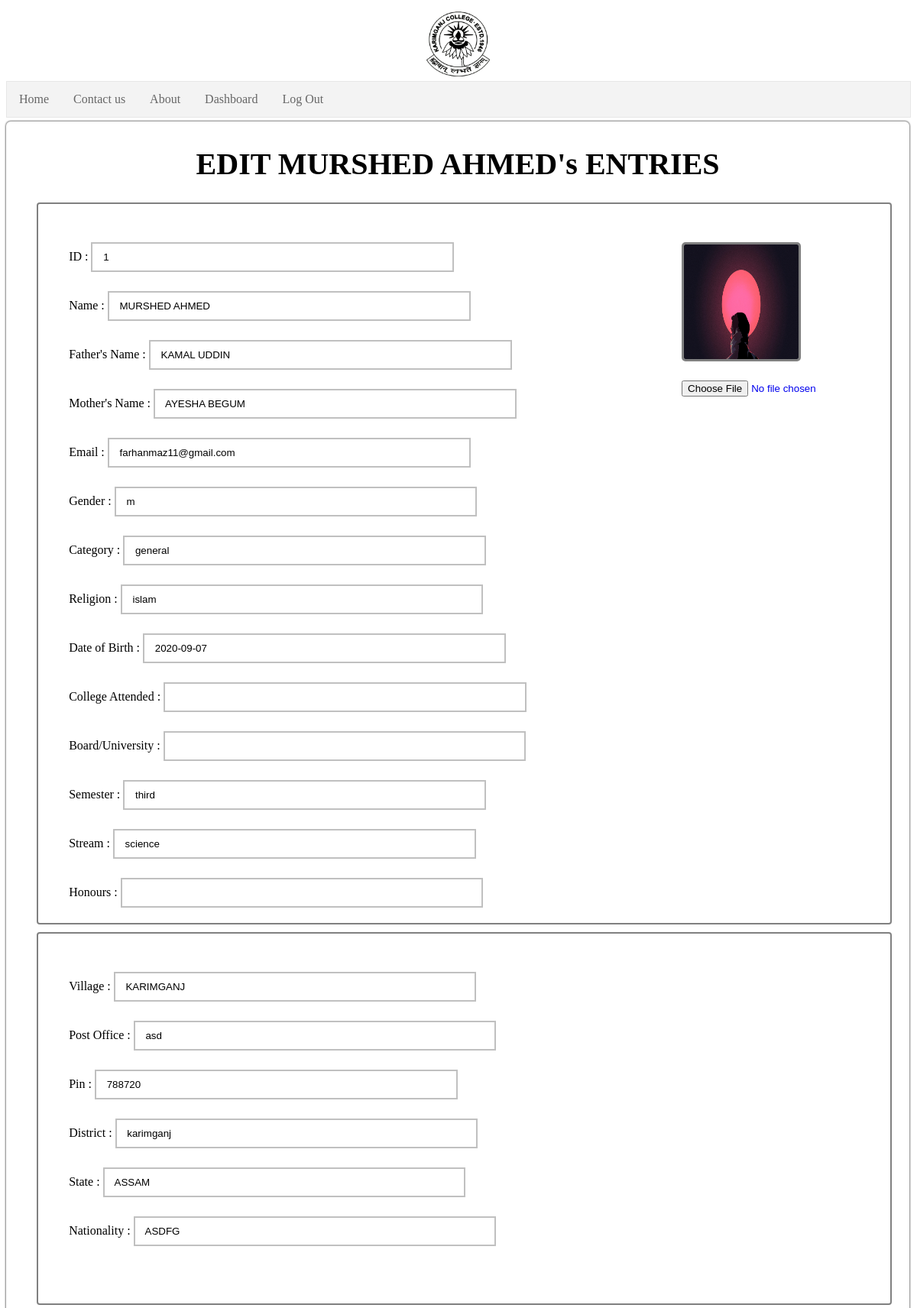
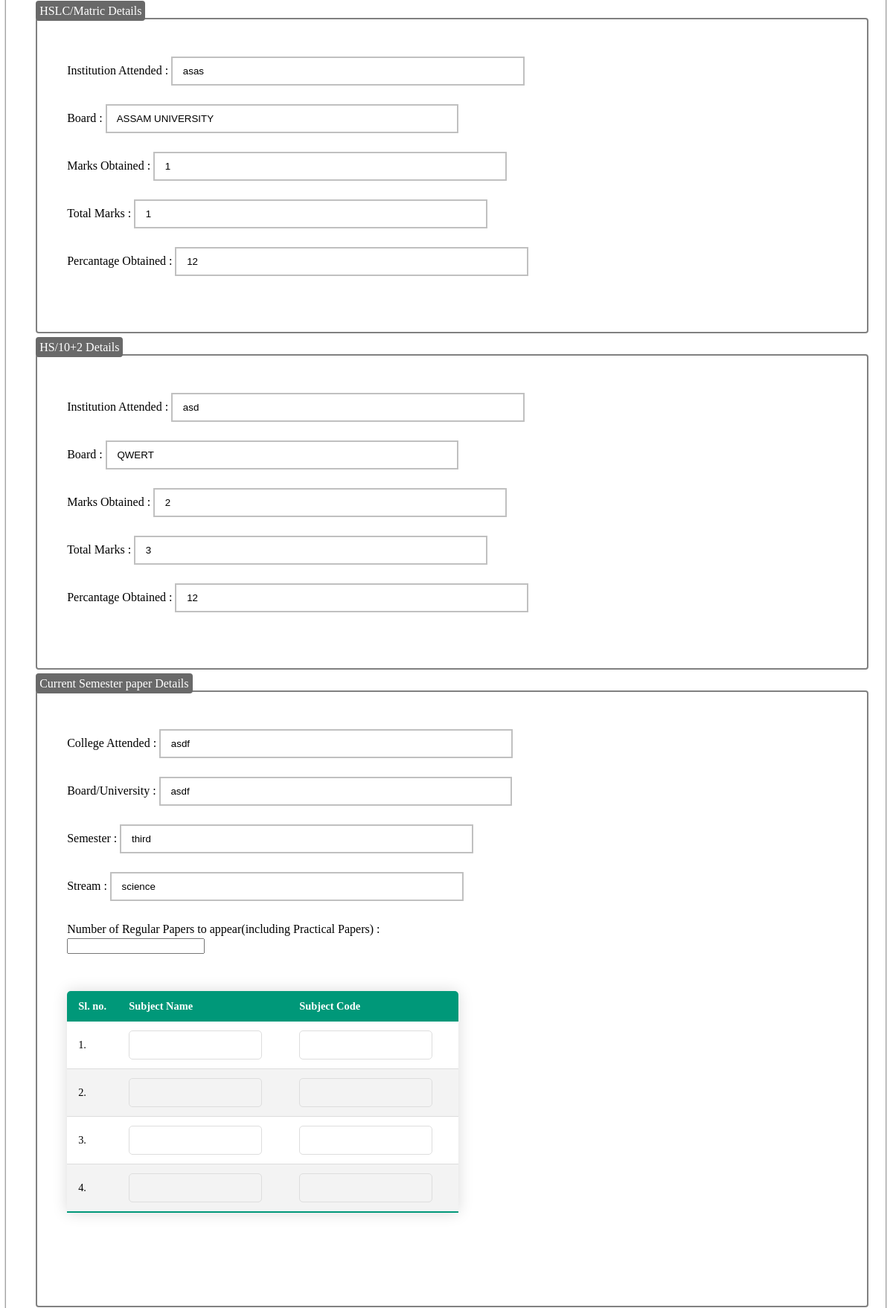
The page /edit.php?id=1 (upper part) on the database its author committed (2 pictures, top to bottom).
### tables this page shows
CREATE TABLE `regi1` (
  `name` text NOT NULL,
  `father` text NOT NULL,
  `mother` text NOT NULL,
  `gender` char(1) NOT NULL,
  `category` text NOT NULL,
  `religion` text NOT NULL,
  `birthdate` date NOT NULL,
  `college` text NOT NULL,
  `university` text NOT NULL,
  `semester` text NOT NULL,
  `stream` text NOT NULL,
  `honours` text,
  `arrear` int(11) NOT NULL,
  `id` int(11) NOT NULL
);

CREATE TABLE `pic` (
  `photo` varchar(350) NOT NULL,
  `sign` varchar(350) NOT NULL,
  `id` int(11) NOT NULL
);

CREATE TABLE `register` (
  `id` int(11) NOT NULL,
  `name` text NOT NULL,
  `email` varchar(40) NOT NULL,
  `password` varchar(20) NOT NULL
);

CREATE TABLE `regi2` (
  `village` text NOT NULL,
  `postOffice` text NOT NULL,
  `pin` int(11) NOT NULL,
  `district` text NOT NULL,
  `state` text NOT NULL,
  `nationality` text NOT NULL,
  `village2` text NOT NULL,
  `postOffice2` text NOT NULL,
  `pin2` int(11) NOT NULL,
  `district2` text NOT NULL,
  `state2` text NOT NULL,
  `nationality2` text NOT NULL,
  `id` int(11) NOT NULL
);

CREATE TABLE `regi3` (
  `institution` text NOT NULL,
  `board` text NOT NULL,
  `mark` int(11) NOT NULL,
  `total` int(11) NOT NULL,
  `percentage` int(11) NOT NULL,
  `marksheet` varchar(350) NOT NULL,
  `HSinstitution` text NOT NULL,
  `HSboard` text NOT NULL,
  `HSmark` int(11) NOT NULL,
  `HStotal` int(11) NOT NULL,
  `HSpercentage` int(11) NOT NULL,
  `HSmarksheet` varchar(350) NOT NULL,
  `id` int(11) NOT NULL
);

CREATE TABLE `application2` (
  `college` text NOT NULL,
  `university` text NOT NULL,
  `semester` text NOT NULL,
  `subject1` text NOT NULL,
  `subcode1` text NOT NULL,
  `subject2` text NOT NULL,
  `subcode2` text NOT NULL,
  `subject3` text NOT NULL,
  `subcode3` text NOT NULL,
  `subject4` text NOT NULL,
  `subcode4` text NOT NULL,
  `subject5` text NOT NULL,
  `subcode5` text NOT NULL,
  `subject6` text NOT NULL,
  `subcode6` text NOT NULL,
  `subject7` text,
  `subcode7` text,
  `subject8` text,
  `subcode8` text,
  `subject9` text,
  `subcode9` text,
  `subject10` text,
  `subcode10` text,
  `choice` char(1) NOT NULL,
  `arrear` int(11) DEFAULT NULL,
  `id` int(11) NOT NULL
);

### edit.php (the view, shortened to what this page needs)
<?php
     include 'dbcon.php';
     $id=$_GET['id'];
     $qry="SELECT * From register Where ID='$id'";
     $run=mysqli_query($conn,$qry);
     $data=mysqli_fetch_assoc($run);
     $qry1="SELECT * From regi1 Where ID='$id'";
     $run1=mysqli_query($conn,$qry1);
     $data1=mysqli_fetch_assoc($run1);
     $qry2="SELECT * From regi2 Where ID='$id'";
     $run2=mysqli_query($conn,$qry2);
     $data2=mysqli_fetch_assoc($run2);
     $qry3="SELECT * From regi3 Where ID='$id'";
     $run3=mysqli_query($conn,$qry3);
     $data3=mysqli_fetch_assoc($run3);
     $qry4="SELECT * From pic Where ID='$id'";
     $run4=mysqli_query($conn,$qry4);
     $data4=mysqli_fetch_assoc($run4);
     $qry5="SELECT * From application Where ID='$id'";
     $run5=mysqli_query($conn,$qry5);
     $data5= mysqli_fetch_assoc($run5);
     $qry6="SELECT * From application2 Where ID='$id'";
     $run6=mysqli_query($conn,$qry6);
     $data6= mysqli_fetch_assoc($run6);
?>
<html>
<head>
	<link rel="stylesheet" href="style.css">
</head>
<body>
    <form method="post" action="" enctype="multipart/form-data">
    <div class="box">
	<center><img src="kc.png" width="100px" alt=""></center>
	<div class="inner-box">
            <h1 align="center">EDIT <?php echo strtoupper($data1['name']);?>'s ENTRIES</h1>
            <div class="box1" style=" padding-top: 50px; padding-bottom: 20px; font-family: serif; line-height: 25px;">
                <a href='<?php echo $data4['photo']; ?>' style="float: right;">
                    <img src='<?php echo $data4['photo']; ?>' height="150" width="150" style="  border: 3px solid gray; border-radius: 5px"/><br><br>
                <input type="file" name="photo" value="<?php echo $data4['photo']; ?>">
                </a>
                ID : <input type="text" name="id" value=" <?php echo $id; ?>" /><br><br>
                Name : <input type="text" name="name" value=" <?php echo strtoupper($data1['name']); ?>" /><br><br>
                Father's Name : <input type="text" name="father" value=" <?php echo strtoupper($data1['father']); ?>" /><br><br>
                Mother's Name : <input type="text" name="mother" value=" <?php echo strtoupper($data1['mother']); ?>" /><br><br>
                Email : <input type="text" name="email" value=" <?php echo $data['email']; ?>" /><br><br>
                Gender : <input type="text" name="gender" value=" <?php echo $data1['gender']; ?>" /><br><br>
                Category : <input type="text" name="category" value=" <?php echo $data1['category']; ?>" /><br><br>
                Religion : <input type="text" name="religion" value=" <?php echo $data1['religion']; ?>" /><br><br>
                Date of Birth : <input type="text" name="birthdate" value=" <?php echo $data1['birthdate']; ?>" /><br><br>
                College Attended : <input type="text" name="college" value=" <?php echo $data1['college']; ?>" /><br><br>
                Board/University : <input type="text" name="university" value=" <?php echo $data1['university']; ?>" /><br><br>
                Semester : <input type="text" name="semester" value=" <?php echo $data1['semester']; ?>" /><br><br>
                Stream : <input type="text" name="stream" value=" <?php echo $data1['stream']; ?>" /><br><br>
                Honours : <input type="text" name="honours" value="<?php echo($data5['honours']); ?>">
            </div>
			<div class="box1" style=" padding-top: 50px; padding-bottom: 50px; font-family: serif; line-height: 25px;">
				Village : <input type="text" name="village" value=" <?php echo $data2['village']; ?>" /><br><br>
				Post Office : <input type="text" name="postOffice" value=" <?php echo $data2['postOffice']; ?>" /><br><br>
				Pin : <input type="text" name="pin" value=" <?php echo $data2['pin']; ?>" /><br><br>
				District : <input type="text" name="district" value=" <?php echo $data2['district']; ?>" /><br><br>
				State : <input type="text" name="state" value=" <?php echo $data2['state']; ?>" /><br><br>
				Nationality : <input type="text" name="nation" value=" <?php echo $data2['nationality']; ?>" /><br><br>
			</div>
			<a class="title2">HSLC/Matric Details</a>
			<div class="box1" style=" padding-top: 50px; padding-bottom: 50px; font-family: serif; line-height: 25px;">
				Institution Attended : <input type="text" name="institution" value=" <?php echo $data3['institution']; ?>" /><br><br>
				Board : <input type="text" name="board" value=" <?php echo $data3['board']; ?>" /><br><br>
				Marks Obtained : <input type="text" name="mark" value=" <?php echo $data3['mark']; ?>" /><br><br>
				Total Marks : <input type="text" name="total" value=" <?php echo $data3['total']; ?>" /><br><br>
				Percantage Obtained : <input type="text" name="percentage" value=" <?php echo $data3['percentage']; ?>" /><br><br>
			</div>
			<a class="title2">HS/10+2 Details</a>
			<div class="box1" style=" padding-top: 50px; padding-bottom: 50px; font-family: serif; line-height: 25px;">
				Institution Attended : <input type="text" name="HSinstitution" value=" <?php echo $data3['HSinstitution']; ?>" /><br><br>
				Board : <input type="text" name="HSboard" value=" <?php echo $data3['HSboard']; ?>" /><br><br>
				Marks Obtained : <input type="text" name="HSmark" value=" <?php echo $data3['HSmark']; ?>" /><br><br>
				Total Marks : <input type="text" name="HStotal" value=" <?php echo $data3['HStotal']; ?>" /><br><br>
				Percantage Obtained : <input type="text" name="HSpercentage" value=" <?php echo $data3['HSpercentage']; ?>" /><br><br>
			</div>
            <?php
            if($data1['arrear']==0||$data1['arrear']==1||$data1['arrear']==2||$data1['arrear']==3||$data1['arrear']==4){
        ?>
			<a class="title2">Current Semester paper Details</a>
			<div class="box1" style=" padding-top: 50px; padding-bottom: 50px; font-family: serif; line-height: 25px;">
			College Attended : <input type="text" name="college" value=" <?php echo $data6['college']; ?>" /><br><br>
			Board/University : <input type="text" name="university" value=" <?php echo $data6['university']; ?>" /><br><br>
			Semester : <input type="text" name="senester" value=" <?php echo $data6['semester']; ?>" /><br><br>
            Stream : <input type="text" name="stream" value=" <?php echo $data1['stream']; ?>" /><br><br>
            Number of Regular Papers to appear(including Practical Papers) : <br><input type="number" name="snum" value="<?php echo $data5['paper'] ?>" required><br><br>
			<table class="c-table">
            <thead>
            <tr>
                <th>Sl. no.</th>
                <th>Subject Name</th>
                <th>Subject Code</th>
            </tr>
            </thead>
            <tbody>
            <tr>
                <td>1.</td>
                <td><input type="text" name="sub1" value="<?php echo $data6['subject1'] ?>" required /> </td>
                <td><input type="text" name="subcode1" value="<?php echo $data6['subcode1'] ?>" required /></td>
            </tr>
            <tr>
                <td>2.</td>
                <td><input type="text" name="sub2" value="<?php echo $data6['subject2'] ?>" required /> </td>
                <td><input type="text" name="subcode2" value="<?php echo $data6['subcode2'] ?>" required /></td>
            </tr>
            <tr>
                <td>3.</td>
                <td><input type="text" name="sub3" value="<?php echo $data6['subject3'] ?>" required /> </td>
                <td><input type="text" name="subcode3" value="<?php echo $data6['subcode3'] ?>" required /></td>
            </tr>
            <tr>
                <td>4.</td>
                <td><input type="text" name="sub4" value="<?php echo $data6['subject4'] ?>" required /> </td>
                <td><input type="text" name="subcode4" value="<?php echo $data6['subcode4'] ?>" required /></td>
            </tr>
        </tbody>
    </table><br><br>
                        </div>
			<?php
			}
			?>
        </div>
    </div>
    </form>
</body>
</html>

### style.css (style rules this page uses)
.inner-box h1 { font-size: 40px; color: black; }
.inner-box { margin-top:5px; box-shadow:0px 0px 2px 1px grey; border-radius:6px; padding:5px; background:white; width:99%; height: available; }
.title2 { background: #696969; color: white; text-align: lest; padding: 5px; border-radius:4px; margin:2px; width:20%; margin-left:3%; }
.box1 { width:90%; padding:20px; padding-left:40px; border-radius:4px; border:2px solid grey; margin-left:3%; margin-bottom:10px; }
input[type=text], [type=password], [type=email] { width:45%; padding:10px; border:2px solid #c0c0c0; }
.c-table { border-collapse: collapse; margin: 25px 0; font-size: 0.9em; min-width: 400px; border-radius: 5px 5px 0 0; overflow: hidden; box-shadow: 0 0 20px rgba(0,0,0,0.15); }
.c-table thead tr { background-color: #009879; color: #ffffff; text-align: left; font-weight: bold; }
.c-table th, td { padding: 12px 15px; }
.c-table tbody tr { border-bottom: 1px solid #ddd; }
.c-table tbody tr:nth-of-type(even) { background-color: #f3f3f3; }
.c-table tbody tr:last-of-type { border-bottom: 2px solid #009879; }
.c-table input { background:none; border:1px solid #ddd; outline:none; text-align: left; width:90%; line-height:17px; font-family: "Montserrat",sans-serif; font-family:14px; color:#333; border-radius: 5px 5px 5px 5px; }

### rows shown on the page
regi1: name "MURSHED AHMED", father "KAMAL UDDIN", mother "AYESHA BEGUM", gender "m", category "general", religion "islam", birthdate "2020-09-07", semester "third", stream "science"
pic: photo (picture)
register: email "farhanmaz11@gmail.com"
regi2: village "KARIMGANJ", postOffice "asd", pin "788720", district "karimganj", state "ASSAM", nation "ASDFG"
regi3: institution "asas", board "ASSAM UNIVERSITY", mark "1", total "1", percentage "12", HSinstitution "asd", HSboard "QWERT", HSmark "2", HStotal "3", HSpercentage "12"
application2: college "asdf", university "asdf", senester "third"
